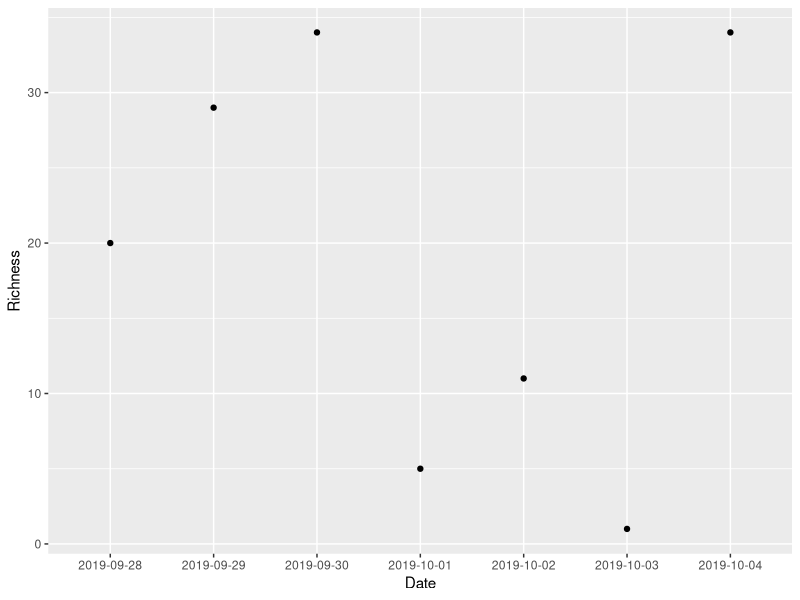
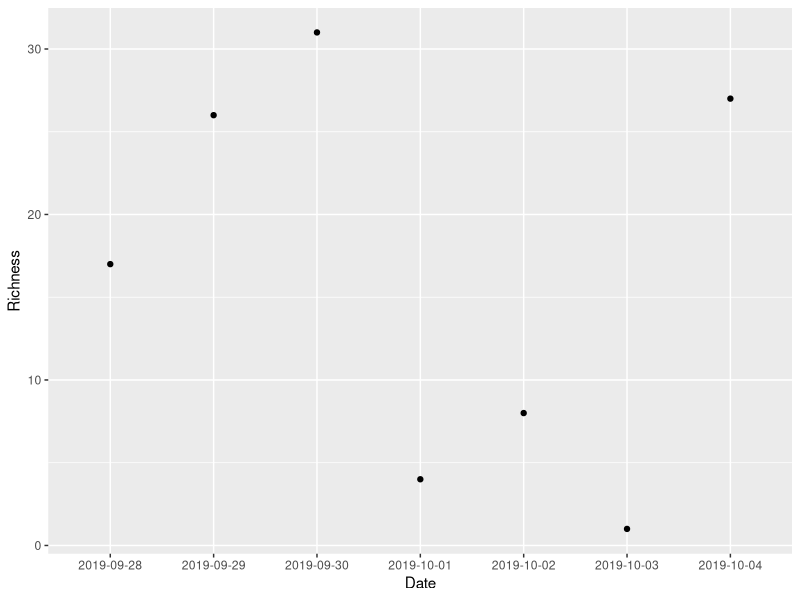
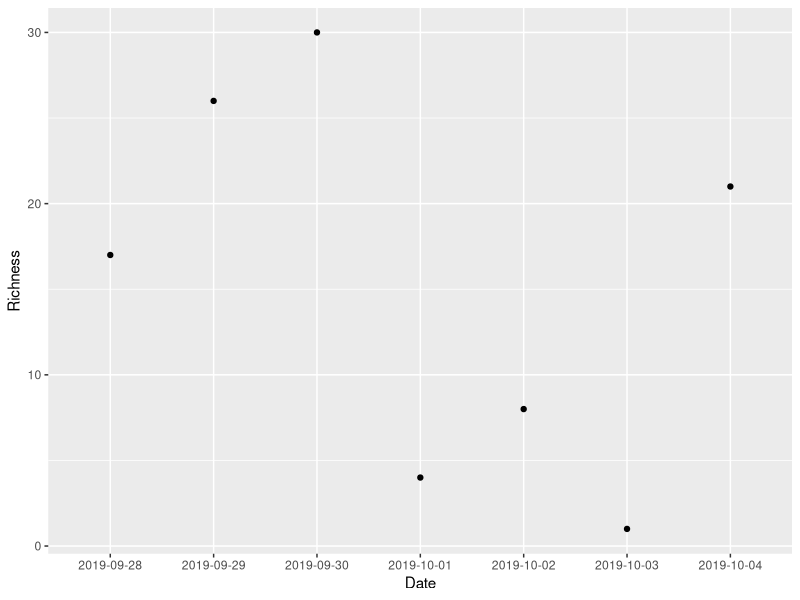
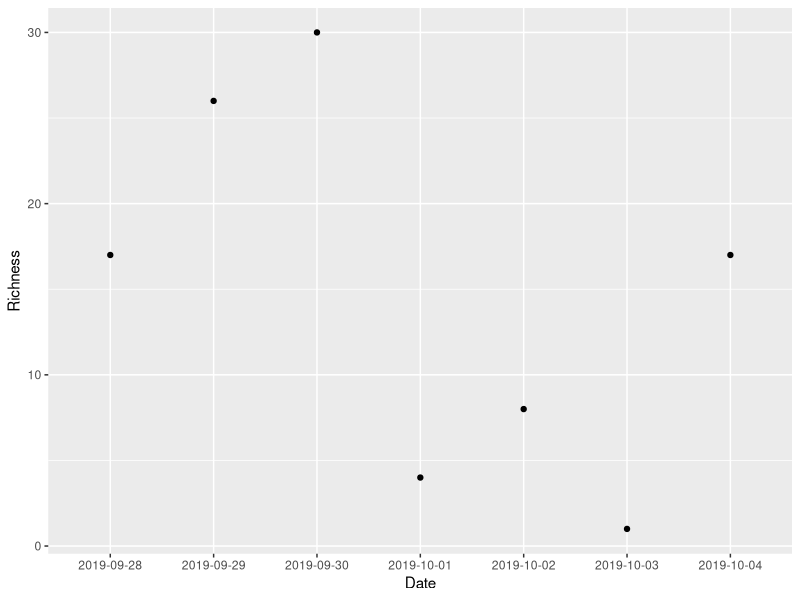
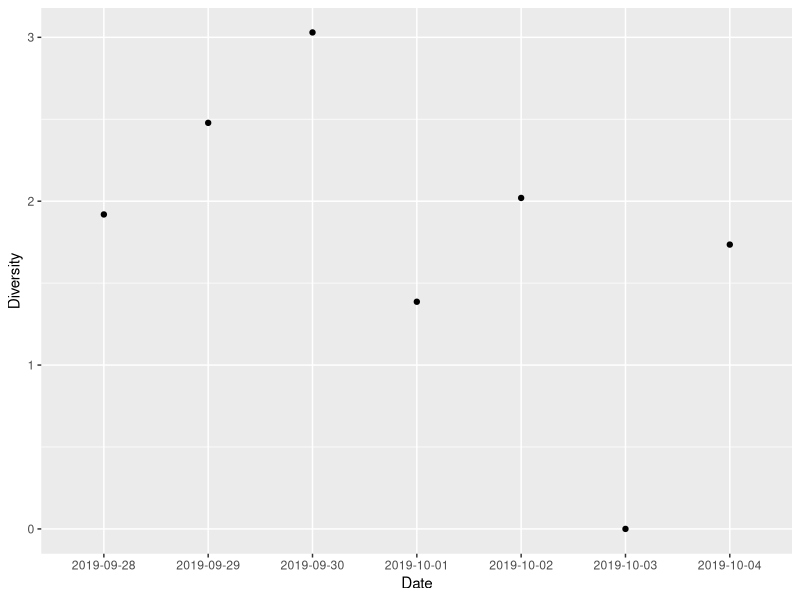
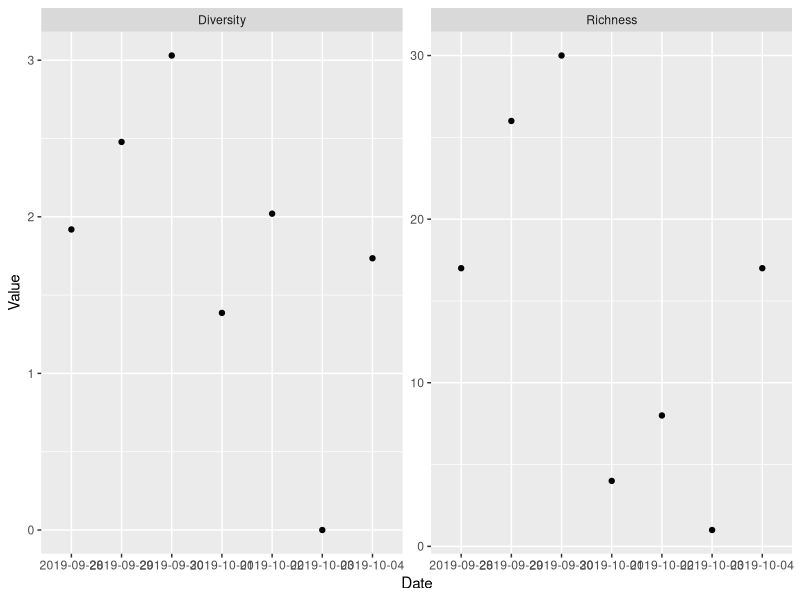

The R script that drew these images, in order:
## ---- chunk 1
knitr::opts_chunk$set(echo = TRUE, fig.height = 3)
## ---- chunk 2
bird_data <- read.csv(file = "data/sweetwater-data-clean01.csv")
## ---- chunk 3
head(bird_data)
## ---- chunk 4
bird_data <- read.csv(file = "data/sweetwater-data-clean02.csv")
## ---- chunk 5
head(bird_data)
## ---- chunk 6
summary(bird_data)
## ---- chunk 7
library(tidyverse)
## ---- chunk 8
# Calculate species richness per day
richness <- bird_data %>%
  group_by(Date) %>%
  summarize(Richness = n())
## ---- chunk 9
richness
## ---- chunk 10
# Plot daily species richness
richness_plot <- ggplot(data = richness,
                        mapping = aes(x = Date,
                                      y = Richness)) +
  geom_point()
print(richness_plot)
## ---- chunk 11
head(bird_data)
## ---- chunk 12
bird_data[15:20, ]
## ---- chunk 13
bird_data <- read.csv(file = "data/sweetwater-data-clean03.csv")
## ---- chunk 14
# For comparing results before and after filter
unclean_richness <- richness
## ---- chunk 15
# Calculate species richness per day
richness <- bird_data %>%
  filter(ID_to_species == 1) %>%
  group_by(Date) %>%
  summarize(Richness = n())
## ---- chunk 16
unclean_richness
## ---- chunk 17
richness
## ---- chunk 18
richness_plot <- ggplot(data = richness,
                        mapping = aes(x = Date,
                                      y = Richness)) +
  geom_point()
print(richness_plot)
## ---- chunk 19
bird_data %>% filter(Date == "2019-10-04") %>% slice(1:10)
## ---- chunk 20
# Sum species counts for each day
bird_data_sums <- bird_data %>%
  filter(ID_to_species == 1) %>%
  group_by(Date, Species) %>%
  summarise(Count = sum(Count))
## ---- chunk 21
bird_data_sums %>% filter(Date == "2019-10-04")
## ---- chunk 22
# Calculate species richness per day
richness <- bird_data_sums %>%
  group_by(Date) %>%
  summarize(Richness = n())

# Plot daily species richness
richness_plot <- ggplot(data = richness,
                        mapping = aes(x = Date,
                                      y = Richness)) +
  geom_point()
print(richness_plot)
## ---- chunk 23
bird_data_sums %>% filter(Date == "2019-10-04")
## ---- chunk 24
bird_data <- read.csv(file = "data/sweetwater-data-clean04.csv")
## ---- chunk 25
# Sum species counts for each day
bird_data_sums <- bird_data %>%
  filter(ID_to_species == 1) %>%
  group_by(Date, Species) %>%
  summarise(Count = sum(Count))
## ---- chunk 26
# Calculate species richness per day
richness <- bird_data_sums %>%
  group_by(Date) %>%
  summarize(Richness = n())

# Plot daily species richness
richness_plot <- ggplot(data = richness,
                        mapping = aes(x = Date,
                                      y = Richness)) +
  geom_point()
print(richness_plot)
## ---- chunk 27
library(vegan)
## ---- chunk 28
bird_data_wide <- bird_data_sums %>%
  spread(key = Species, value = Count)
## ---- chunk 29
bird_data_wide[, 1:5]
## ---- chunk 30
# species_counts <- as.matrix(as.data.frame(bird_data_wide[, 3:119]))
diversity <- vegan::diversity(x = bird_data_wide[, 2:86])
## ---- chunk 31
bird_data_wide[is.na(bird_data_wide)] <- 0
## ---- chunk 32
species_counts <- as.matrix(as.data.frame(bird_data_wide[, 2:86]))
diversity <- vegan::diversity(x = species_counts)

# Add date
diversity <- data.frame(Date = bird_data_wide$Date,
                        Diversity = diversity)
## ---- chunk 33
diversity_plot <- ggplot(data = diversity, 
                         mapping = aes(x = Date, y = Diversity)) +
  geom_point()
print(diversity_plot)
## ---- chunk 34
richness_long <- richness %>%
  gather(key = "Measurement", value = "Value", -Date)
diversity_long <- diversity %>%
  gather(key = "Measurement", value = "Value", -Date)
bird_stats <- rbind(richness_long, diversity_long)

stats_plot <- ggplot(data = bird_stats,
                     mapping = aes(x = Date, y = Value)) +
  geom_point() +
  facet_wrap(~ Measurement, scales = "free")
print(stats_plot)
